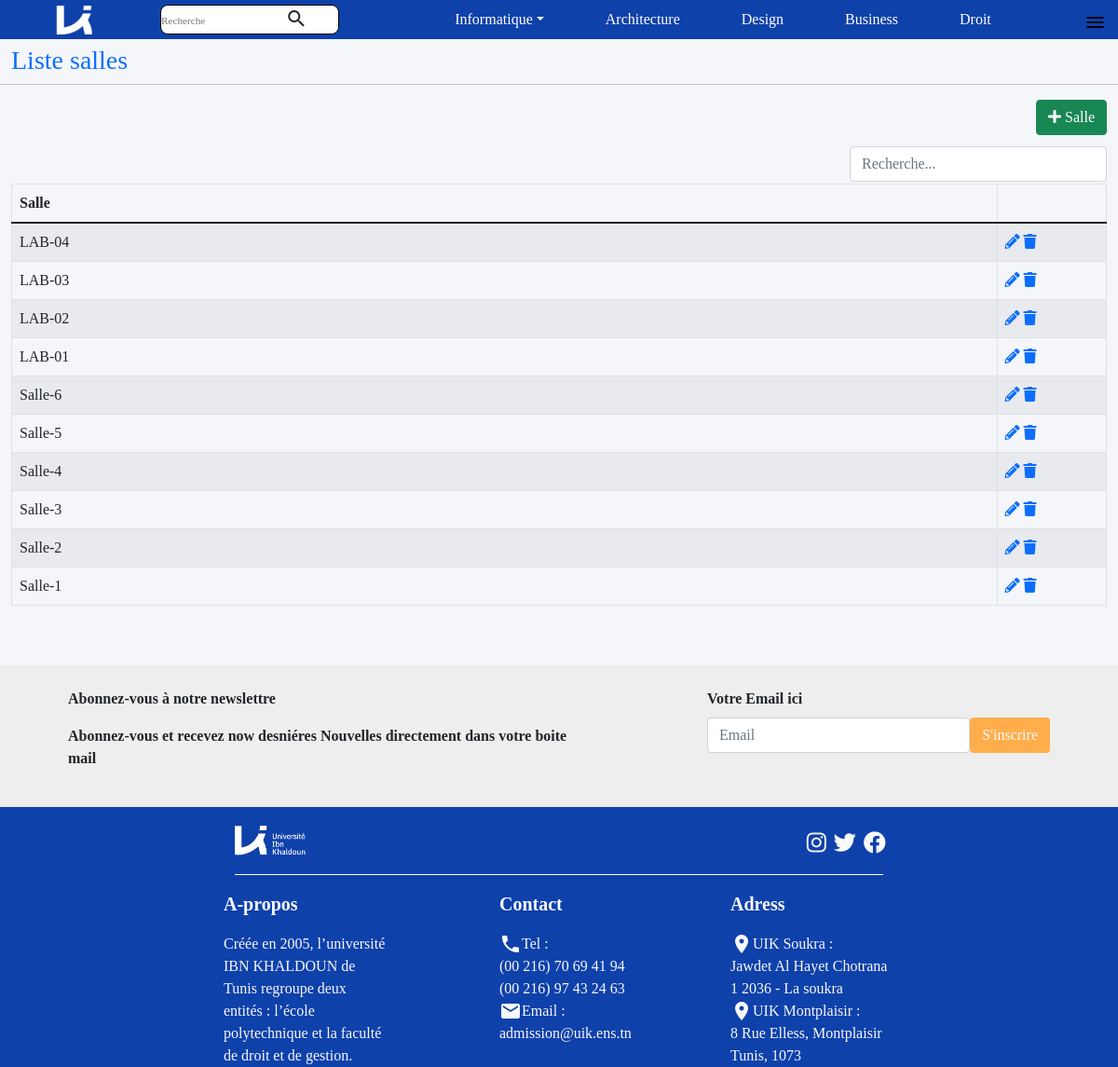
/dist/pages/listSalleScol.php, run on the app's committed database.
### tables this page shows
CREATE TABLE `salle` (
  `id` int(11) NOT NULL,
  `libelle` varchar(200) NOT NULL
);

### dist/pages/listSalleScol.php (the view, shortened to what this page needs)
<?php
include("../config.php");
?>
<!DOCTYPE html>
<html lang="en">
<head>
    <link rel="stylesheet" href="../css/main.css">
    <link rel="stylesheet" href="https://use.fontawesome.com/releases/v5.15.4/css/all.css">
</head>
<body>
    <?php include("../header/head.php"); ?>
    <main>
        <div class="wrapper">
            <div class="container-fluid">
                <br><br>
                <div class="row">
                    <div class="col-md-10">
                        <h3 class="pull-left" style="color: #0d6efd;">Liste salles</h3>
                    </div>
                    <hr>
                    <div class="form-group" align="right" style="padding-bottom: 1%;">
                        <a href="ajoutEtuidSocl.php" class="btn btn-success"><i class="fa fa-plus"></i> Salle</a>
                    </div>
                </div>
                <div class="row" style="padding-bottom: 2px;">
                    <div class="col-md-9"></div>
                    <div class="col-md-3" align="right">
                        <input type="text" id="inputSearch" onkeyup="tableSearch()" placeholder="Recherche..." class="form-control">
                    </div>
                </div>
                <div class="col-md-12">
                    <table class="table table-bordered table-striped" id="table">
                        <thead>
                            <tr>
                                <th style='width: 90%;'>Salle</th>
                                <th style='width: 10%;'></th>
                            </tr>
                        </thead>
                        <tbody>
                            <?php
                            if ($result =  mysqli_query($conn, "select * from salle order by id desc")) {
                                if (mysqli_num_rows($result) > 0) {
                                    while ($row = mysqli_fetch_array($result)) {
                                        echo "<tr>";
                                        echo "<td>" . $row['libelle'] ."</td>";
                                        echo "<td>";
                                        echo '<a href="editEtuidSocl.php?id=' . $row['id'] . '" class="mr-3" title="Update Record" data-toggle="tooltip"><span class="fa fa-pencil-alt" style="color: #0d6efd;"></span>  </a>';
                                        echo '<a href="deleteEtuidSocl.php?id=' . $row['id'] . '" title="Delete Record" data-toggle="tooltip"><span class="fa fa-trash" style="color: #0d6efd;"></span></a>';
                                        echo "</td>";
                                        echo "</tr>";
                                    }
                                }
                            }
                            ?>
                        </tbody>
                    </table>
                </div>
            </div>
        </div>
    </main>
    <br><br>
    <?php include("../header/footer.php"); ?>
</body>
</html>

### data on the page
salle: libelle "LAB-04"
salle: libelle "LAB-03"
salle: libelle "LAB-02"
salle: libelle "LAB-01"
salle: libelle "Salle-6"
salle: libelle "Salle-5"
salle: libelle "Salle-4"
salle: libelle "Salle-3"
salle: libelle "Salle-2"
salle: libelle "Salle-1"
